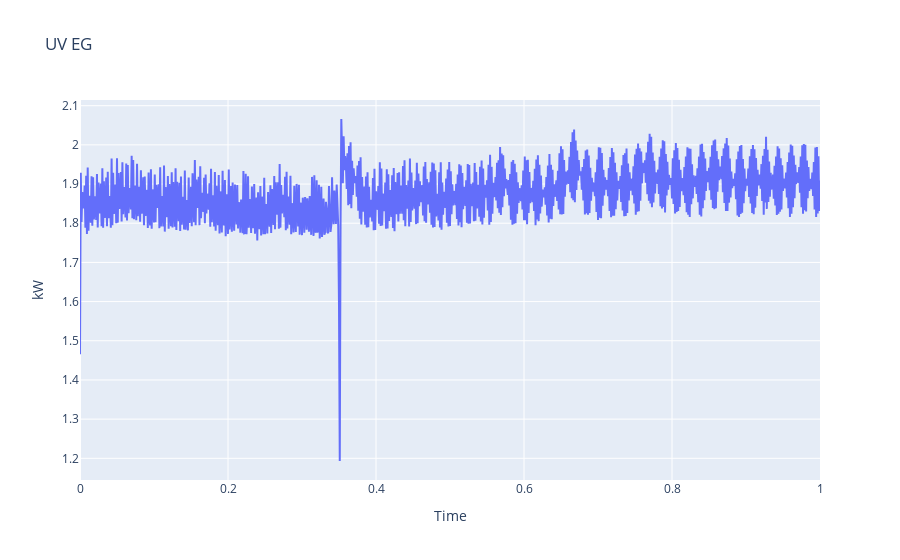

Write notebook code for a chart like this one.
### Code cell
import numpy as np

time_int_range = np.arange(0, df.shape[0]*15, 15)

df['t'] = time_int_range

df['t_scaled'] = (df['t'] - df['t'].min()) / (df['t'].max() - df['t'].min())

px.line(
    x=df['t_scaled'], y=df.kw, 
    title='UV EG',
    labels={
        'x': 'Time',
        'y': 'kW'
    })

### Figure 1 — Plotly figure (JSON) as saved in the notebook; plotly's stock layout.template omitted (floating-point values rounded to 4 significant figures; data arrays with more than 128 entries replaced by an {"elided": "..."} marker saying what was removed)
{"data": [{"hovertemplate": "Time=%{x}<br>kW=%{y}<extra></extra>", "legendgroup": "", "line": {"color": "#636efa", "dash": "solid"}, "marker": {"symbol": "circle"}, "mode": "lines", "name": "", "orientation": "v", "showlegend": false, "type": "scatter", "x": {"elided": "961 float values"}, "xaxis": "x", "y": {"elided": "961 float values"}, "yaxis": "y"}], "layout": {"legend": {"tracegroupgap": 0}, "title": {"text": "UV EG"}, "xaxis": {"anchor": "y", "domain": [0, 1], "title": {"text": "Time"}}, "yaxis": {"anchor": "x", "domain": [0, 1], "title": {"text": "kW"}}}}
